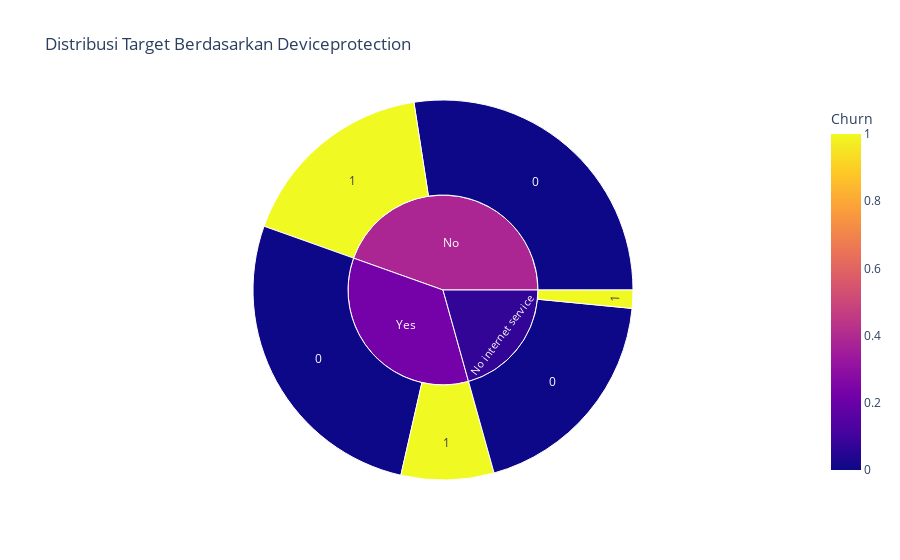

Notebook source saved alongside this figure:
### Markdown cell above
#### Berdasarkan DeviceProtection

### Code cell
cat_col_viz('DeviceProtection')

### Figure 1 — Plotly figure (JSON) as saved in the notebook; plotly's stock layout.template omitted (floating-point values rounded to 4 significant figures)
{"data": [{"branchvalues": "total", "customdata": [[0], [0], [0], [1], [1], [1], [0.3839], [0.07478], [0.2269]], "domain": {"x": [0, 1], "y": [0, 1]}, "hovertemplate": "labels=%{label}<br>count=%{value}<br>parent=%{parent}<br>id=%{id}<br>Churn=%{color}<extra></extra>", "ids": ["No/0", "No internet service/0", "Yes/0", "No/1", "No internet service/1", "Yes/1", "No", "No internet service", "Yes"], "labels": ["0", "0", "0", "1", "1", "1", "No", "No internet service", "Yes"], "marker": {"coloraxis": "coloraxis", "colors": [0, 0, 0, 1, 1, 1, 0.3839, 0.07478, 0.2269]}, "name": "", "parents": ["No", "No internet service", "Yes", "No", "No internet service", "Yes", "", "", ""], "type": "sunburst", "values": [1332, 928, 1305, 830, 75, 383, 2162, 1003, 1688]}], "layout": {"coloraxis": {"colorbar": {"title": {"text": "Churn"}}, "colorscale": [[0, "#0d0887"], [0.1111, "#46039f"], [0.2222, "#7201a8"], [0.3333, "#9c179e"], [0.4444, "#bd3786"], [0.5556, "#d8576b"], [0.6667, "#ed7953"], [0.7778, "#fb9f3a"], [0.8889, "#fdca26"], [1, "#f0f921"]]}, "legend": {"tracegroupgap": 0}, "title": {"text": "Distribusi Target Berdasarkan Deviceprotection"}}}
